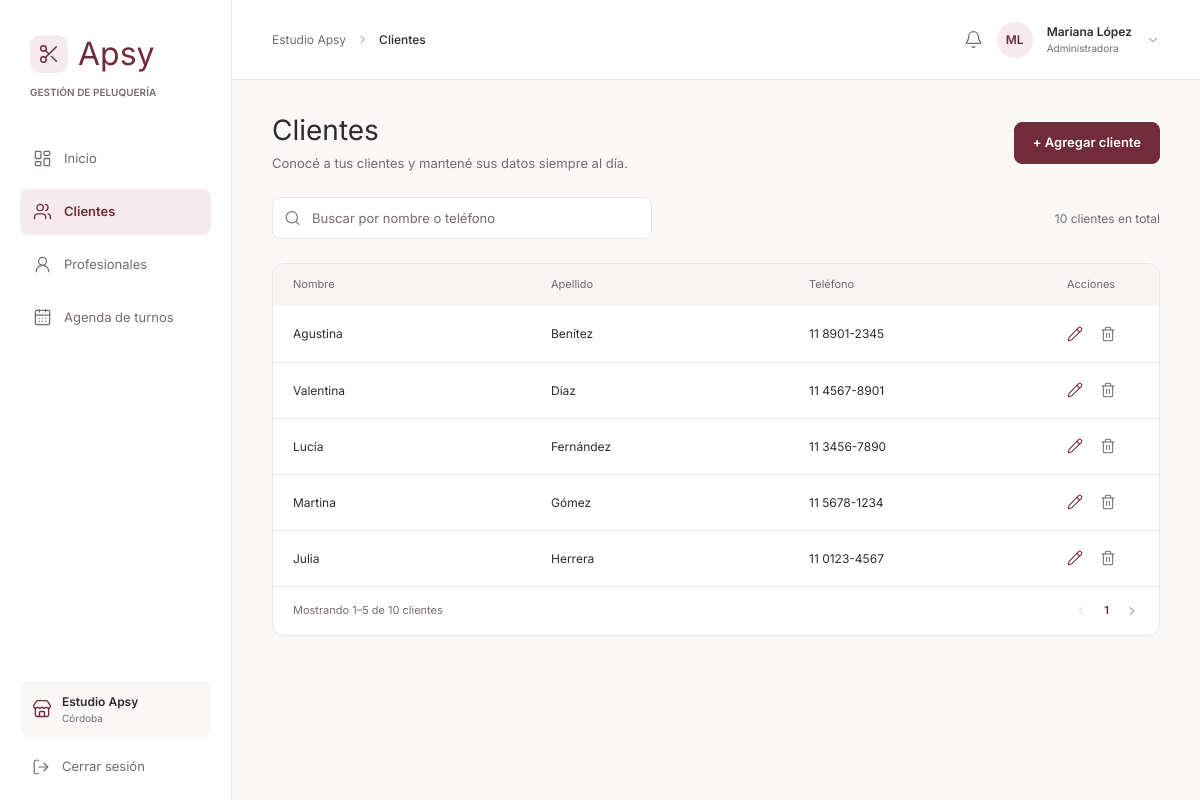
/clientes.php (signed in), run on the app's committed database.
### tables this page shows
CREATE TABLE clientes (
    id         INT UNSIGNED NOT NULL AUTO_INCREMENT,
    nombre     VARCHAR(60)  NOT NULL,
    apellido   VARCHAR(60)  NOT NULL,
    telefono   CHAR(10)     NOT NULL,                
    activo     TINYINT(1)   NOT NULL DEFAULT 1,      
    creado_en  DATETIME     NOT NULL DEFAULT CURRENT_TIMESTAMP,
    PRIMARY KEY (id),
    KEY idx_clientes_apellido_nombre (apellido, nombre),    
    KEY idx_clientes_telefono (telefono)
);

### clientes.php (the view, shortened to what this page needs)
<?php
require_once 'includes/conexion.php';
require_once 'includes/funciones.php';
$busqueda = mb_substr(get_texto('q'), 0, 100);
$texto_like = '%' . addcslashes($busqueda, '%_\\') . '%';
$parece_telefono = (bool) preg_match('/^[\d\s()-]+$/', $busqueda);
$tel_like = '%' . ($parece_telefono ? normalizar_telefono($busqueda) : addcslashes($busqueda, '%_\\')) . '%';
$filtro = "FROM clientes
            WHERE activo = 1
              AND (nombre LIKE ? OR apellido LIKE ?
                   OR CONCAT(nombre, ' ', apellido) LIKE ? OR telefono LIKE ?)";
$stmt = $conexion->prepare("SELECT COUNT(*) AS total $filtro");
$stmt->bind_param('ssss', $texto_like, $texto_like, $texto_like, $tel_like);
$stmt->execute();
$total = (int) $stmt->get_result()->fetch_assoc()['total'];
$pag = paginar($total, POR_PAGINA, (int) get_texto('pagina'));
$stmt = $conexion->prepare("SELECT id, nombre, apellido, telefono $filtro
                            ORDER BY apellido, nombre
                            LIMIT ? OFFSET ?");
$stmt->bind_param('ssssii', $texto_like, $texto_like, $texto_like, $tel_like, $pag['por_pagina'], $pag['offset']);
$stmt->execute();
$clientes = $stmt->get_result()->fetch_all(MYSQLI_ASSOC);
require 'includes/header.php';
?>
<div class="encabezado-pagina">
    <div>
        <h1>Clientes</h1>
        <p>Conocé a tus clientes y mantené sus datos siempre al día.</p>
    </div>
    <button class="boton boton--primario" type="button" data-abrir-modal="modal-cliente"
            data-id="" data-nombre="" data-apellido="" data-telefono=""
            data-titulo="Agregar cliente" data-subtitulo="Completá los datos para crear su ficha.">
        + Agregar cliente
    </button>
</div>
<div class="herramientas">
    <form class="buscador" method="get" action="clientes.php" role="search">
        <input type="search" name="q" value="<?= e($busqueda) ?>" placeholder="Buscar por nombre o teléfono"
               aria-label="Buscar clientes" enterkeyhint="search" maxlength="100">
    </form>
    <p class="herramientas__total">
        <?= $busqueda !== ''
            ? $total . ($total === 1 ? ' resultado' : ' resultados')
            : $total . ($total === 1 ? ' cliente en total' : ' clientes en total') ?>
    </p>
</div>
<div class="tabla-tarjeta">
    <table class="tabla">
        <thead>
            <tr>
                <th>Nombre</th>
                <th>Apellido</th>
                <th>Teléfono</th>
                <th class="tabla__acciones">Acciones</th>
            </tr>
        </thead>
        <tbody>
        <?php foreach ($clientes as $c): ?>
            <?php $nombre_completo = $c['nombre'] . ' ' . $c['apellido']; ?>
            <tr>
                <td data-label="Nombre"><?= e($c['nombre']) ?></td>
                <td data-label="Apellido"><?= e($c['apellido']) ?></td>
                <td data-label="Teléfono"><?= e(formatear_telefono($c['telefono'])) ?></td>
                <td class="tabla__acciones" data-label="Acciones">
                    <div class="acciones">
                        <button class="boton-icono boton-icono--editar" type="button"
                                aria-label="Editar a <?= e($nombre_completo) ?>"
                                data-abrir-modal="modal-cliente"
                                data-id="<?= (int) $c['id'] ?>"
                                data-nombre="<?= e($c['nombre']) ?>"
                                data-apellido="<?= e($c['apellido']) ?>"
                                data-telefono="<?= e(formatear_telefono($c['telefono'])) ?>"
                                data-titulo="Editar cliente"
                                data-subtitulo="Actualizá los datos de su ficha.">
                            <?= icono('pencil', 16) ?>
                        </button>
                        <button class="boton-icono" type="button"
                                aria-label="Eliminar a <?= e($nombre_completo) ?>"
                                data-abrir-modal="modal-eliminar"
                                data-id="<?= (int) $c['id'] ?>"
                                data-titulo="¿Eliminar a <?= e($nombre_completo) ?>?"
                                data-detalle="Vas a eliminar su ficha de clientes. Los turnos ya registrados se conservarán en el historial."
                                data-boton="Eliminar cliente">
                            <?= icono('trash-2', 16) ?>
                        </button>
                    </div>
                </td>
            </tr>
        <?php endforeach; ?>
        </tbody>
    </table>
    <?php
    require 'parciales/paginacion.php';
    ?>
</div>
<?php
require 'includes/footer.php';

### includes/funciones.php (shortened to what this page needs)
<?php
function e(?string $texto): string
{
    return htmlspecialchars($texto ?? '', ENT_QUOTES, 'UTF-8');
}
function icono(string $nombre, int $tamano = 18, string $clase = ''): string
{
    static $cache = [];
    if (!isset($cache[$nombre])) {
        $ruta = __DIR__ . '/../assets/img/iconos/' . $nombre . '.svg';
        $svg  = is_file($ruta) ? (string) file_get_contents($ruta) : '';
        $cache[$nombre] = trim(preg_replace('//s', '', $svg));
    }
    $svg = $cache[$nombre];
    $svg = preg_replace('/\sclass="[^"]*"/', '', $svg, 1);
    $svg = preg_replace('/\swidth="24"/',  ' width="'  . $tamano . '"', $svg, 1);
    $svg = preg_replace('/\sheight="24"/', ' height="' . $tamano . '"', $svg, 1);
    $svg = preg_replace('/<svg/', '<svg class="icono ' . e($clase) . '" aria-hidden="true" focusable="false"', $svg, 1);
    return $svg;
}
function get_texto(string $clave): string
{
    $valor = $_GET[$clave] ?? '';
    return is_string($valor) ? trim($valor) : '';
}
function formatear_telefono(string $telefono): string
{
    return substr($telefono, 0, 2) . ' ' . substr($telefono, 2, 4) . '-' . substr($telefono, 6, 4);
}

### assets/css/base.css (style rules this page uses)
:root { --color-fondo: #FAF8F7; --color-superficie: #FFFFFF; --color-primario: #702C3B; --color-primario-hover: #5C2330; --color-primario-suave: #F5EAED; --color-primario-oscuro: #4D1F2A; --color-texto: #302C2E; --color-texto-suave: #746B6F; --color-borde: #EAE4E5; --color-borde-campo: #EAE4E5; --color-encabezado-tabla: #F7F4F4; --color-ok-fondo: #EDF5F0; --color-ok-texto: #39745B; --color-pendiente-fondo: #FBF4E7; --color-pendiente-texto: #966D2D; --color-error: #B0444C; --color-error-fondo: #FFF1F1; --radio: 8px; --radio-grande: 12px; }
*, *::before, *::after { box-sizing: border-box; }
html { -webkit-text-size-adjust: 100%; }
body { margin: 0; font-family: 'Inter', system-ui, -apple-system, 'Segoe UI', Roboto, sans-serif; font-size: 13px; line-height: 1.45; color: var(--color-texto); background: var(--color-fondo); }
h1, h2, h3, p { margin: 0; }
button, input, select, textarea { font: inherit; color: inherit; }
button { cursor: pointer; }
.icono { display: block; flex-shrink: 0; stroke-width: 1.6; }
.boton { display: inline-flex; align-items: center; justify-content: center; gap: 8px; height: 42px; padding: 0 18px; border: 1px solid transparent; border-radius: var(--radio); font-size: 13px; font-weight: 600; white-space: nowrap; transition: background-color .15s, border-color .15s; }
.boton--primario { background: var(--color-primario); border-color: var(--color-primario); color: #fff; }

### assets/css/layout.css (style rules this page uses)
.encabezado-pagina { display: flex; align-items: center; justify-content: space-between; flex-wrap: wrap; gap: 16px; }
.encabezado-pagina h1 { font-size: 28px; font-weight: 400; line-height: 1.3; margin-bottom: 6px; }
.encabezado-pagina p { color: var(--color-texto-suave); }

### assets/css/componentes.css (style rules this page uses)
.herramientas { display: flex; align-items: center; justify-content: space-between; flex-wrap: wrap; gap: 12px 16px; }
.herramientas__total { font-size: 12px; color: var(--color-texto-suave); }
.buscador { position: relative; width: 380px; max-width: 100%; color: var(--color-texto-suave); }
.buscador input { width: 100%; height: 42px; padding: 0 12px 0 39px; background: var(--color-superficie); border: 1px solid var(--color-borde); border-radius: var(--radio); font-size: 13px; color: var(--color-texto); }
.buscador input::placeholder { color: var(--color-texto-suave); }
.tabla-tarjeta { background: var(--color-superficie); border: 1px solid var(--color-borde); border-radius: var(--radio-grande); overflow: hidden; }
.tabla { width: 100%; border-collapse: collapse; table-layout: fixed; }
.tabla th { height: 42px; padding: 0 20px; background: var(--color-encabezado-tabla); font-size: 11px; font-weight: 400; text-align: left; color: var(--color-texto-suave); }
.tabla td { height: 56px; padding: 0 20px; border-bottom: 1px solid var(--color-borde); font-size: 12px; overflow: hidden; text-overflow: ellipsis; white-space: nowrap; }
.tabla .tabla__acciones { width: 112px; }
.acciones { display: flex; align-items: center; gap: 5px; margin-left: -6px; }
.boton-icono { display: flex; align-items: center; justify-content: center; width: 28px; height: 28px; background: none; border: 0; border-radius: 6px; color: var(--color-texto-suave); transition: background-color .15s, color .15s; }
.boton-icono--editar { color: var(--color-primario); }

### data on the page
clientes: nombre "Agustina", apellido "Benítez", telefono "11 8901-2345"
clientes: nombre "Valentina", apellido "Díaz", telefono "11 4567-8901"
clientes: nombre "Lucía", apellido "Fernández", telefono "11 3456-7890"
clientes: nombre "Martina", apellido "Gómez", telefono "11 5678-1234"
clientes: nombre "Julia", apellido "Herrera", telefono "11 0123-4567"

### other printed values
$texto "Inicio"
$texto "Clientes"
$texto "Profesionales"
$texto "Agenda de turnos"
$titulo_pagina "Clientes"
iniciales($usuario['nombre'], $usuario['apellido']) "ML"
$usuario['nombre'] . ' ' . $usuario['apellido'] "Mariana López"
$usuario['rol'] "Administradora"
$total "10"
$desde "1"
$hasta "5"
$etiqueta "clientes"
$pag['pagina'] "1"
